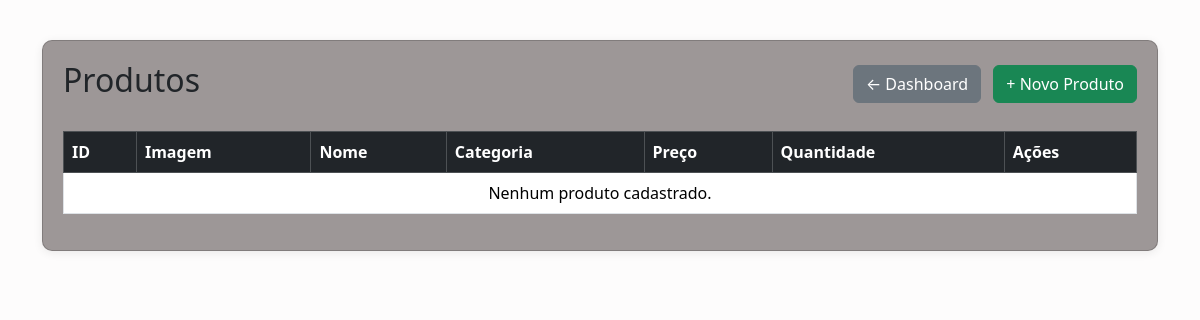
Page /pages/produtos/listar.php on the earlier database version.
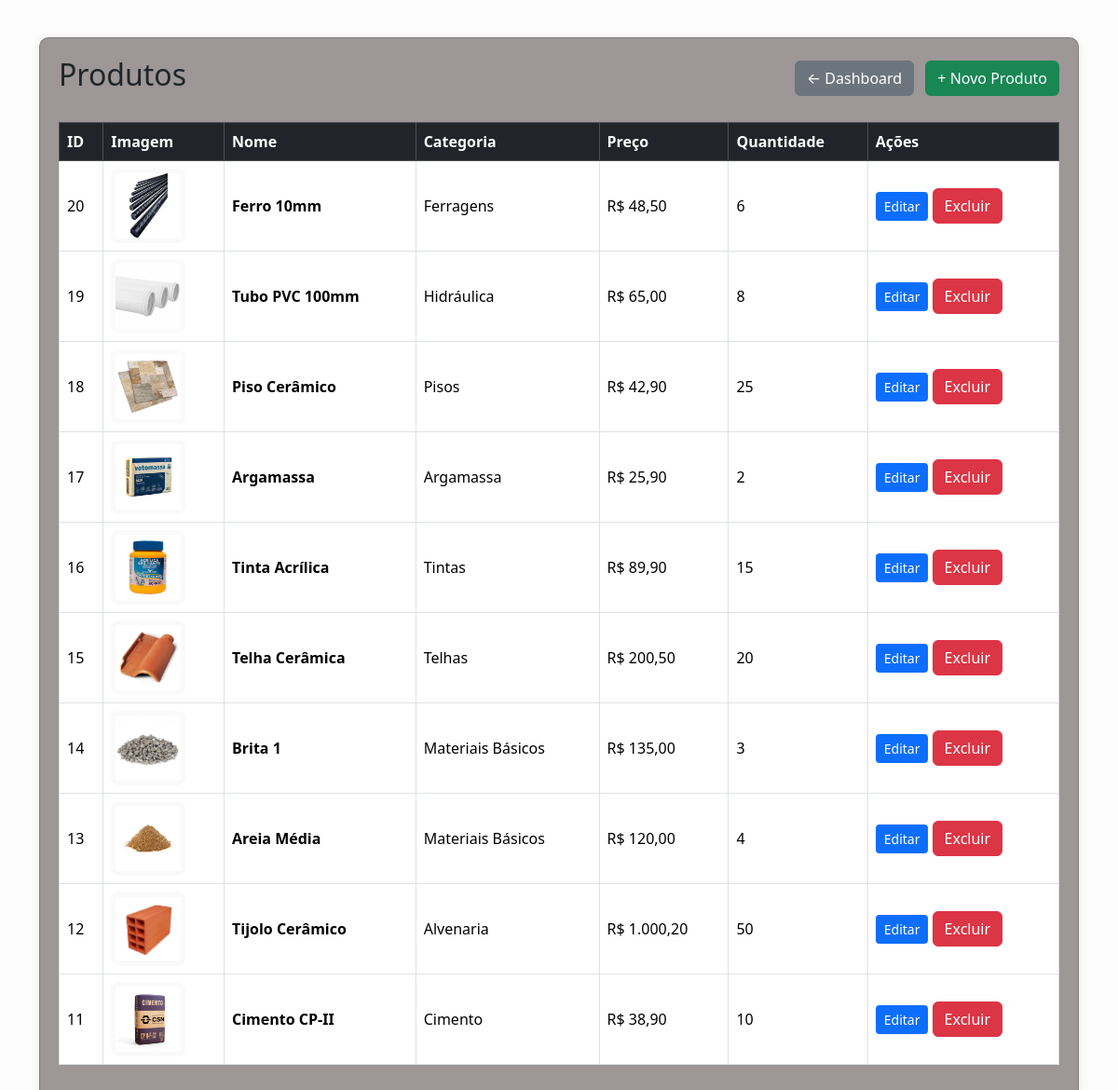
Same page on the later database version.
### tables this page shows
CREATE TABLE `produtos` (
  `id` int(11) NOT NULL,
  `nome` varchar(100) NOT NULL,
  `categoria` varchar(50) NOT NULL,
  `preco` decimal(10,2) NOT NULL,
  `descricao` text DEFAULT NULL,
  `imagem_url` varchar(255) DEFAULT NULL,
  `estoque` int(11) NOT NULL DEFAULT 0
);

### pages/produtos/listar.php (the view, shortened to what this page needs)
<?php
include("../../config/conexao.php");
$sql = "SELECT * FROM produtos ORDER BY id DESC";
$resultado = $conn->query($sql);
$imagens = [
    "Cimento CP-II" => "cimento-cp-ii.jpg",
    "Tijolo Cerâmico" => "tijolo-ceramico.jpg",
    "Areia Média" => "areia-media.jpg",
    "Brita 1" => "brita-1.jpg",
    "Telha Cerâmica" => "telha-ceramica.jpg",
    "Tinta Acrílica" => "tinta-acrilica.jpg",
    "Argamassa" => "argamassa.jpg",
    "Piso Cerâmico" => "piso-ceramico.jpg",
    "Tubo PVC 100mm" => "tubo-pvc-100mm.jpg",
    "Ferro 10mm" => "ferro-10mm.jpg"
];
?>
<!DOCTYPE html>
<html lang="pt-BR">
<head>
<link
    href="https://cdn.jsdelivr.net/npm/bootstrap@5.3.3/dist/css/bootstrap.min.css"
    rel="stylesheet"
>
</head>
<body>
<div class="container">
    <div class="card">
        <div class="d-flex justify-content-between align-items-center mb-4">
    <h2>Produtos</h2>
    <div>
        <a href="../../dashboard.php" class="btn btn-secondary me-2">
            ← Dashboard
        </a>
        <a href="cadastrar.php" class="btn btn-success">
            + Novo Produto
        </a>
    </div>
</div>
        <div class="table-responsive">
            <table class="table table-bordered table-hover">
                <thead class="table-dark">
                    <tr>
                        <th>
                            ID
                        </th>
                        <th>
                            Imagem
                        </th>
                        <th>
                            Nome
                        </th>
                        <th>
                            Categoria
                        </th>
                        <th>
                            Preço
                        </th>
                        <th>
                            Quantidade
                        </th>
                        <th>
                            Ações
                        </th>
                    </tr>
                </thead>
                <tbody>
                <?php if ($resultado->num_rows > 0): ?>
                    <?php while ($produto = $resultado->fetch_assoc()): ?>
                        <?php
                        $nomeProduto = $produto['nome'];
                        $imagem = $imagens[$nomeProduto]
                            ?? "produto-sem-imagem.jpg";
                        if (isset($produto['quantidade'])) {
                            $quantidade = $produto['quantidade'];
                        } elseif (isset($produto['estoque'])) {
                            $quantidade = $produto['estoque'];
                        } else {
                            $quantidade = 0;
                        }
                        ?>
                        <tr>
                            <td>
                                <?= (int)$produto['id']; ?>
                            </td>
                            <td>
                                <img
                                    src="../../imagens/img/produtos/<?= htmlspecialchars($imagem); ?>"
                                    alt="<?= htmlspecialchars($nomeProduto); ?>"
                                    class="produto-imagem"
                                >
                            </td>
                            <td>
                                <strong>
                                    <?= htmlspecialchars($produto['nome']); ?>
                                </strong>
                            </td>
                            <td>
                                <?= htmlspecialchars($produto['categoria']); ?>
                            </td>
                            <td>
                                R$
                                <?= number_format(
                                    (float)$produto['preco'],
                                    2,
                                    ',',
                                    '.'
                                ); ?>
                            </td>
                            <td>
                                <?= (int)$quantidade; ?>
                            </td>
                                <td>
                        <a
                            href="editar.php?id=<?= (int)$produto['id']; ?>"
                            class="btn btn-editar btn-sm"
                                                            >
                             Editar
                             </a>
                             <button type="button"
            class="btn btn-danger"
                onclick="excluir(<?= $produto['id']; ?>)">
         Excluir
        </button>
                            </td>
                        </tr>
                    <?php endwhile; ?>
                <?php else: ?>
                    <tr>
                        <td
                            colspan="7"
                            class="text-center"
                        >
                            Nenhum produto cadastrado.
                        </td>
                    </tr>
                <?php endif; ?>
                </tbody>
            </table>
        </div>
    </div>
</div>
</body>
</html>

### pages/produtos/listar.php (style rules this page uses)
body { background: #f9f4f443; }
.container { margin-top: 40px; }
.card { background: #9d9797; border-radius: 10px; padding: 20px; box-shadow: 0 2px 10px rgba(0,0,0,0.08); }
.produto-imagem { width: 80px; height: 80px; object-fit: contain; border-radius: 8px; background: #fafafa; padding: 5px; }
.table { vertical-align: middle; }
.btn-editar { background: #0d6efd; color: white; }

Differences in the rows shown:
added produtos: id "20", shows a picture, nome "Ferro 10mm", categoria "Ferragens", preco "48,50", estoque "6"
added produtos: id "19", shows a picture, nome "Tubo PVC 100mm", categoria "Hidráulica", preco "65,00", estoque "8"
added produtos: id "18", shows a picture, nome "Piso Cerâmico", categoria "Pisos", preco "42,90", estoque "25"
added produtos: id "17", shows a picture, nome "Argamassa", categoria "Argamassa", preco "25,90", estoque "2"
added produtos: id "16", shows a picture, nome "Tinta Acrílica", categoria "Tintas", preco "89,90", estoque "15"
added produtos: id "15", shows a picture, nome "Telha Cerâmica", categoria "Telhas", preco "200,50", estoque "20"
added produtos: id "14", shows a picture, nome "Brita 1", categoria "Materiais Básicos", preco "135,00", estoque "3"
added produtos: id "13", shows a picture, nome "Areia Média", categoria "Materiais Básicos", preco "120,00", estoque "4"
added produtos: id "12", shows a picture, nome "Tijolo Cerâmico", categoria "Alvenaria", preco "1.000,20", estoque "50"
added produtos: id "11", shows a picture, nome "Cimento CP-II", categoria "Cimento", preco "38,90", estoque "10"
Other differences:
text no longer shown: "Nenhum produto cadastrado."
